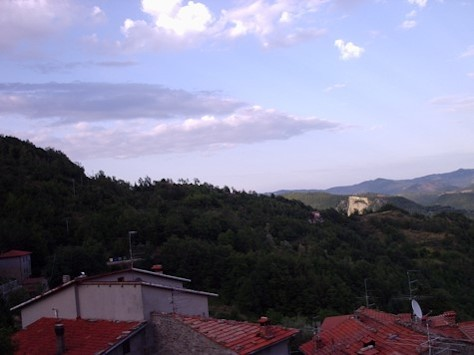
#> input picture Homo_Fabio/Picture1.jpg, 474 x 355 px
$ python do_mosaic.py
#> lines starting #> are read from the running program, lines starting #| are printed output that depends on the picture; after the words box and inside, x2 and y2 are one past the last pixel; in counts of white or black regions, pixels touching at a corner belong together
import cv2
import numpy as np


def do_mosaic(img1_path, img2_path, ratio_thresh=0.95,
              ransac_iters=2000, ransac_thresh=5.0):
    """
    Create a grayscale image mosaic from two images.

    Parameters
    ----------
    img1_path : str
        Path to first image.
    img2_path : str
        Path to second image.
    ratio_thresh : float
        Match quality threshold.
    ransac_iters : int
        Number of RANSAC iterations.
    ransac_thresh : float
        Inlier reprojection threshold.

    Returns
    -------
    mosaic : np.ndarray
        Final stitched grayscale mosaic.
    H : np.ndarray
        Estimated homography matrix.
    matches : np.ndarray
        Initial matches.
    inlier_matches : np.ndarray
        RANSAC inlier matches.
    """
#> called with img1_path = 'Picture1.jpg', img2_path = 'Picture2.jpg', ratio_thresh = 0.95, ransac_iters = 2000, ransac_thresh = 5

    # ---------------------------------------------------------
    # Load images
    # ---------------------------------------------------------
    im1 = cv2.imread(img1_path)
#> im1 is the input picture: shape (355, 474, 3); mean B, G, R 138.4, 116.6, 118.7
    im2 = cv2.imread(img2_path)
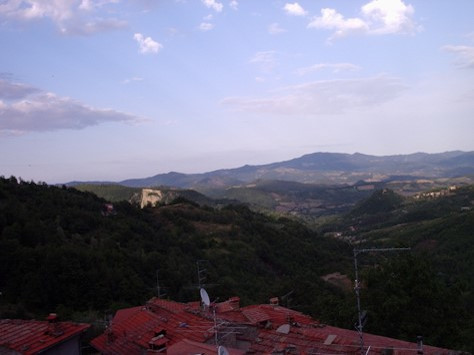
#> input picture Homo_Fabio/Picture2.jpg, 474 x 355 px
#> im2 is the input picture: shape (355, 474, 3); mean B, G, R 130.2, 111.9, 113

    if im1 is None or im2 is None:
        raise ValueError("Could not load one or both images.")

    i1 = cv2.cvtColor(im1, cv2.COLOR_BGR2GRAY).astype(np.float32)
    i2 = cv2.cvtColor(im2, cv2.COLOR_BGR2GRAY).astype(np.float32)
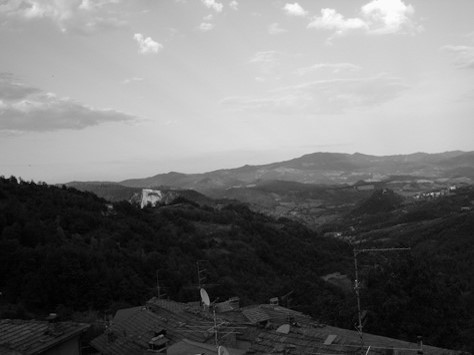
#> i2: shape (355, 474) float32; min 0, max 255, mean 114.3

    # ---------------------------------------------------------
    # SIFT
    # ---------------------------------------------------------
    sift = cv2.SIFT_create()

    kp1, d1 = sift.detectAndCompute(i1.astype(np.uint8), None)
#> kp1 = 323 keypoints; strongest (x, y, size): (231, 191, 1.9), (138, 184, 2.1), (163, 180, 2), (90, 172, 8)
    kp2, d2 = sift.detectAndCompute(i2.astype(np.uint8), None)
#> kp2 = 262 keypoints; strongest (x, y, size): (18, 181, 2), (142, 206, 2), (452, 188, 2.3), (13, 179, 3.9)

    f1 = np.array([[k.pt[0], k.pt[1], k.size, k.angle] for k in kp1])
#> f1 = 323 rows, first 6: [5.61, 132.9, 5.06, 275.6], [12.75, 135.6, 1.97, 283.6], [16.4, 317.5, 2.57, 93.18], [17.91, 311.7, 4.9, 19.46], [20.33, 322.1, 2.26, 357], [21.94, 137.1, 5.01, 287.3]
    f2 = np.array([[k.pt[0], k.pt[1], k.size, k.angle] for k in kp2])
#> f2 = 262 rows, first 6: [2.63, 321.1, 1.95, 82.26], [6.83, 176.5, 3.35, 280.5], [13.13, 178.7, 3.89, 259.7], [13.13, 178.7, 3.89, 305.5], [18.49, 181.5, 1.98, 336.6], [21.48, 104.7, 8.86, 69.77]

    # ---------------------------------------------------------
    # Distance matrix
    # ---------------------------------------------------------
    m = pairwise_distances(d1, d2)

    # ---------------------------------------------------------
    # Matching
    # ---------------------------------------------------------
    mm = get_matches(m)

    mm = mm[mm[:, 2] < ratio_thresh]

    # ---------------------------------------------------------
    # RANSAC Homography
    # ---------------------------------------------------------
    H, mm_inliers = ransac_homography(
        f1, f2, mm,
        max_iter=ransac_iters,
        th=ransac_thresh
    )

    # ---------------------------------------------------------
    # Warp images
    # ---------------------------------------------------------
    sz_o = i2.shape

    b_o = np.array([
        [0, 0, 1],
        [sz_o[1], 0, 1],
        [0, sz_o[0], 1],
        [sz_o[1], sz_o[0], 1]
    ])

    i1n, i1n_mask, b_ = transform_img(i1, H, b_o)
    i2n, i2n_mask, _ = transform_img(i2, np.eye(3), b_)

    # ---------------------------------------------------------
    # Reinhard intensity normalization
    # ---------------------------------------------------------
    mosaic = reinhard(i1n.copy(), i1n_mask, i2n, i2n_mask)

    # ---------------------------------------------------------
    # Blend
    # ---------------------------------------------------------
    overlap = i1n_mask & i2n_mask
    mosaic[overlap] = (i1n[overlap] + i2n[overlap]) * 0.5

    i2_only = (~i1n_mask) & i2n_mask
    mosaic[i2_only] = i2n[i2_only]

    mosaic = np.clip(mosaic, 0, 255).astype(np.uint8)

    return mosaic, H, mm, mm_inliers


# =====================================================================
# Utilities
# =====================================================================

def pairwise_distances(a, b):
    aa = np.sum(a * a, axis=1)[:, None]
#> aa = 323 values, max 263431 at index 134, min 260705 at index 100, mean 262090.5
    bb = np.sum(b * b, axis=1)[None, :]
    ab = a @ b.T
    return np.sqrt(np.maximum(aa + bb - 2 * ab, 0))
#> in do_mosaic, `m = pairwise_distances(d1, d2)`:
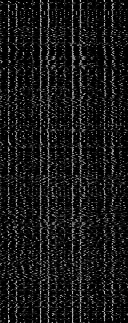
#> d1: shape (323, 128) float32; min 0, max 212, mean 23.6


def get_matches(m):
    r = np.zeros(m.shape[0], dtype=bool)
    c = np.zeros(m.shape[1], dtype=bool)

    l = min(m.shape)
#> l = 262
    mm = []

    flat_idx = np.argsort(m, axis=None)
    i, j = np.unravel_index(flat_idx, m.shape)

    for ii, jj in zip(i, j):
        if not r[ii] and not c[jj]:
            r[ii] = True
            c[jj] = True
            mm.append([ii, jj])

        if len(mm) >= l:
            break
#> this loop made 21737 passes
#> (ii, jj) on passes 1 to 3: (285, 87), (246, 48), (185, 17)
#> after the loop, mm = 262 pairs, first value 1 to 322, second value 0 to 261

    mm = np.array(mm)

    scores = []

    for k in range(len(mm)):
        ii, jj = mm[k]

        v = m[ii, jj]

        aux_r = m[ii].copy()
        aux_r[aux_r < v] = np.inf
        aux_r[jj] = np.inf
        vr = np.min(aux_r)

        aux_c = m[:, jj].copy()
        aux_c[aux_c < v] = np.inf
        aux_c[ii] = np.inf
        vc = np.min(aux_c)

        scores.append(2 * v / (vr + vc))
#> this loop made 262 passes
#> (ii, jj, v, vr, vc) on passes 1 to 3: (285, 87, 23.83, 121.1, 108.6), (246, 48, 27.84, 69.97, 75.85), (185, 17, 30.2, 96.5, 113.1)
#> after the loop, scores = 262 values, max 0.999 at index 247, min 0.126 at index 6, mean 0.795

    scores = np.array(scores)

    mm = np.column_stack([mm, scores])
#> mm = 262 rows, first 8: [285, 87, 0.207], [246, 48, 0.382], [185, 17, 0.288], [281, 86, 0.377], [217, 33, 0.291], [210, 28, 0.198], [268, 72, 0.126], [241, 43, 0.147]

    mm = mm[np.argsort(mm[:, 2])]
#> mm = 262 rows, first 8: [268, 72, 0.126], [241, 43, 0.147], [261, 67, 0.148], [236, 39, 0.155], [237, 40, 0.165], [216, 32, 0.169], [272, 79, 0.178], [287, 90, 0.18]
#> in do_mosaic, `mm = mm[mm[:, 2] < ratio_thresh]`: mm = 140 rows, first 8: [268, 72, 0.126], [241, 43, 0.147], [261, 67, 0.148], [236, 39, 0.155], [237, 40, 0.165], [216, 32, 0.169], [272, 79, 0.178], [287, 90, 0.18]

    return mm


def data_normalize(pts):
    c = np.mean(pts[:2], axis=1)

    s = np.sqrt(2) / np.mean(
        np.sqrt((pts[0] - c[0]) ** 2 + (pts[1] - c[1]) ** 2)
    )

    T = np.array([
        [s, 0, -c[0] * s],
        [0, s, -c[1] * s],
        [0, 0, 1]
    ])

    return T


def compute_homography(pts1, pts2):
    T1 = data_normalize(pts1)
    T2 = data_normalize(pts2)

    npts1 = T1 @ pts1
    npts2 = T2 @ pts2

    l = npts1.shape[1]

    A = []

    for k in range(l):
        x1, y1, w1 = npts1[:, k]
        x2, y2, w2 = npts2[:, k]

        A.append([0, 0, 0,
                  -w2 * x1, -w2 * y1, -w2 * w1,
                  y2 * x1, y2 * y1, y2 * w1])

        A.append([w2 * x1, w2 * y1, w2 * w1,
                  0, 0, 0,
                  -x2 * x1, -x2 * y1, -x2 * w1])

    A = np.array(A)

    _, D, Vt = np.linalg.svd(A)

    H = Vt[-1].reshape(3, 3)

    H = np.linalg.inv(T2) @ H @ T1

    return H / H[2, 2], D


def get_inliers(pt1, pt2, H, th, idx):

    idx = idx.astype(int)

    p1 = pt1[:, idx[:, 0]]
    p2 = pt2[:, idx[:, 1]]

    p2_ = H @ p1
    p2_ = p2_[:2] / p2_[2]

    err2 = np.sum((p2_ - p2[:2]) ** 2, axis=0)

    Hinv = np.linalg.inv(H)

    p1_ = Hinv @ p2
    p1_ = p1_[:2] / p1_[2]

    err1 = np.sum((p1_ - p1[:2]) ** 2, axis=0)

    err = err1 + err2

    return np.where(err < th)[0]


def steps(pps, inl, p):
    e = 1 - inl
    return np.log(1 - p) / np.log(1 - (1 - e) ** pps)


def ransac_homography(pts1, pts2, mm,
                      max_iter=2000,
                      th=5,
                      p=0.99,
                      pps=4):

#> called with pts1 = array of shape (323, 4), pts2 = array of shape (262, 4), mm = array of shape (140, 3), max_iter = 2000, th = 5, p = 0.99, pps = 4
    pt1 = np.column_stack([
        pts1[:, :2],
        np.ones(len(pts1))
    ]).T

    pt2 = np.column_stack([
        pts2[:, :2],
        np.ones(len(pts2))
    ]).T

    midx = []
    Nc = max_iter

    for c in range(max_iter):

        sidx = np.random.choice(len(mm), pps, replace=False)

        H, D = compute_homography(
            pt1[:, mm[sidx, 0].astype(int)],
            pt2[:, mm[sidx, 1].astype(int)]
        )

        if D[-2] < 0.1:
            continue

        nidx = get_inliers(pt1, pt2, H, th, mm[:, :2])

        if len(nidx) > len(midx):
            midx = nidx

            inl_ratio = len(midx) / len(mm)

            Nc = steps(pps, inl_ratio, p)

        if c > Nc:
            break
#> this loop made 207 passes
#> (sidx, T1 in compute_homography, T2 in compute_homography, D, inl_ratio, e in steps) on pass 1: ([45, 59, 7, 50], [[0.0192, 0, -7.21], [0, 0.0192, -4.55], [0, 0, 1]], [[0.0198, 0, -3.29], [0, 0.0198, -4.54], [0, 0, 1]], [5.5, 3.7, 2.73, 2.5, 1.93, 1.73, 0.675, 0.219], 0.314, 0.686)
#> (sidx, T1 in compute_homography, T2 in compute_homography, D, nidx) on passes 2 to 3: ([55, 122, 92, 6], [[0.0137, 0, -3.81], [0, 0.0137, -3.05], [0, 0, 1]], [[0.00999, 0, -2.09], [0, 0.00999, -2.07], [0, 0, 1]], [4.92, 3.14, 2.5, 2.16, 2.14, 1.64, 1.13, 0.0613], [6, 55, 92, 122]), ([70, 123, 62, 80], [[0.0139, 0, -2.93], [0, 0.0139, -3.49], [0, 0, 1]], [[0.0182, 0, -1.85], [0, 0.0182, -4.22], [0, 0, 1]], [4.29, 3.22, 3.11, 2.36, 2.06, 1.66, 1.04, 0.266], [62, 64, 70, 80, 85, 123])

    mm_inliers = mm[midx]

    H, _ = compute_homography(
        pt1[:, mm_inliers[:, 0].astype(int)],
        pt2[:, mm_inliers[:, 1].astype(int)]
    )

    return H, mm_inliers


def transform_img(im, H, b_o):

    sz = im.shape

    b = np.array([
        [0, 0, 1],
        [sz[1], 0, 1],
        [0, sz[0], 1],
        [sz[1], sz[0], 1]
    ]).T

    b_ = (H @ b).T
    b_ = b_ / b_[:, [2]]

    c = np.array([
        np.floor(np.min(np.vstack([b_, b_o]), axis=0)),
        np.ceil(np.max(np.vstack([b_, b_o]), axis=0))
    ])

    sz_ = (
        int(c[1, 1] - c[0, 1]),
        int(c[1, 0] - c[0, 0])
    )

    T = np.array([
        [1, 0, -c[0, 0]],
        [0, 1, -c[0, 1]],
        [0, 0, 1]
    ])

    H_ = T @ H
    H_inv = np.linalg.inv(H_)

    im_ = np.zeros(sz_, dtype=np.float32)
    mask_ = np.zeros(sz_, dtype=bool)

    for x_ in range(sz_[1]):
        for y_ in range(sz_[0]):

            pt = H_inv @ np.array([x_, y_, 1])

            x = pt[0] / pt[2]
            y = pt[1] / pt[2]

            xf = int(np.floor(x))
            yf = int(np.floor(y))

            xc = xf + 1
            yc = yf + 1

            if (xf < 0 or xc >= sz[1] or
                    yf < 0 or yc >= sz[0]):
                continue

            mask_[y_, x_] = True

            im_[y_, x_] = (
                im[yf, xf] * (xc - x) * (yc - y) +
                im[yc, xc] * (x - xf) * (y - yf) +
                im[yf, xc] * (x - xf) * (yc - y) +
                im[yc, xf] * (xc - x) * (y - yf)
            )
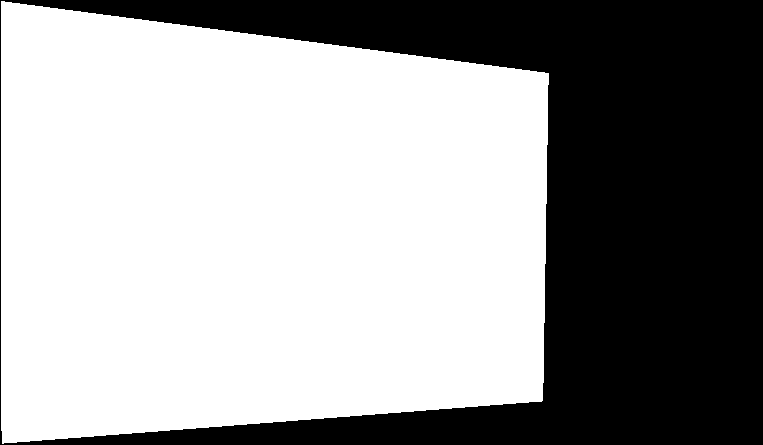
#> mask_: shape (445, 763) bool; 61.9% white; 1 black region, box (x1, y1, x2, y2) and area: (0, 0, 763, 445) 129408
#> after the loop in transform_img (call 2), `for x_ in range(sz_[1]):`:
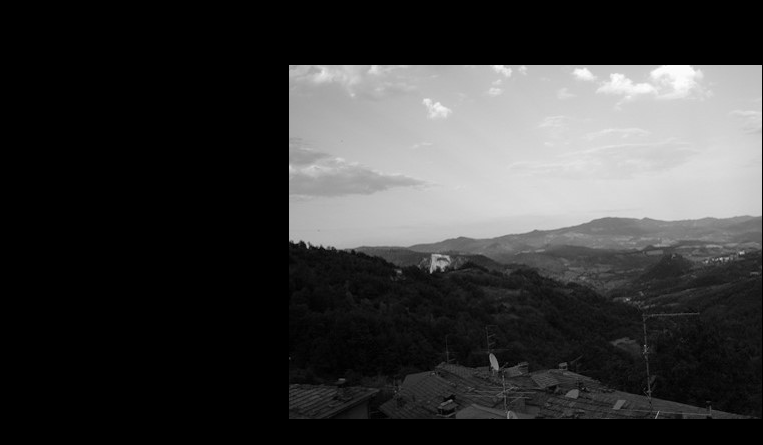
#> im_: shape (445, 763) float32; min 0, max 255, mean 56.5
#> after the loop in transform_img (call 2), `for x_ in range(sz_[1]):`:
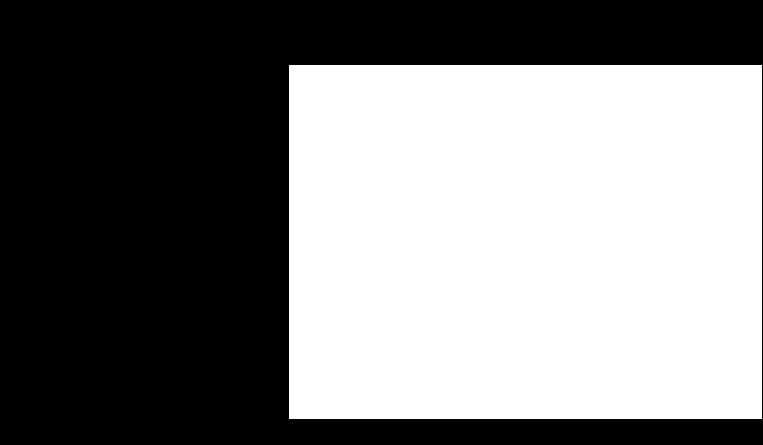
#> mask_: shape (445, 763) bool; 49.3% white; 1 white region, box (x1, y1, x2, y2) and area: (289, 65, 762, 419) 167442

    return im_, mask_, b_


def reinhard(i1n, i1n_mask, i2n, i2n_mask):

    mu1 = np.mean(i1n[i1n_mask])
    sigma1 = np.std(i1n[i1n_mask])

    mu2 = np.mean(i2n[i2n_mask])
    sigma2 = np.std(i2n[i2n_mask])

    aux = i1n[i1n_mask]
    aux = (aux - mu1) / sigma1 * sigma2 + mu2

    i1n[i1n_mask] = aux

    return i1n


if __name__ == "__main__":
    mosaic, H, matches, inliers = do_mosaic(
        'Picture1.jpg',
        'Picture2.jpg'
    )
#> in do_mosaic, `overlap = i1n_mask & i2n_mask`: overlap: shape (445, 763) bool; 26.1% white; 1 white region, box (x1, y1, x2, y2) and area: (289, 65, 549, 419) 88702
#> in do_mosaic, `i2_only = (~i1n_mask) & i2n_mask`: i2_only: shape (445, 763) bool; 23.2% white; 1 white region, box (x1, y1, x2, y2) and area: (324, 65, 762, 419) 78740
#> in do_mosaic, `mosaic[i2_only] = i2n[i2_only]`:
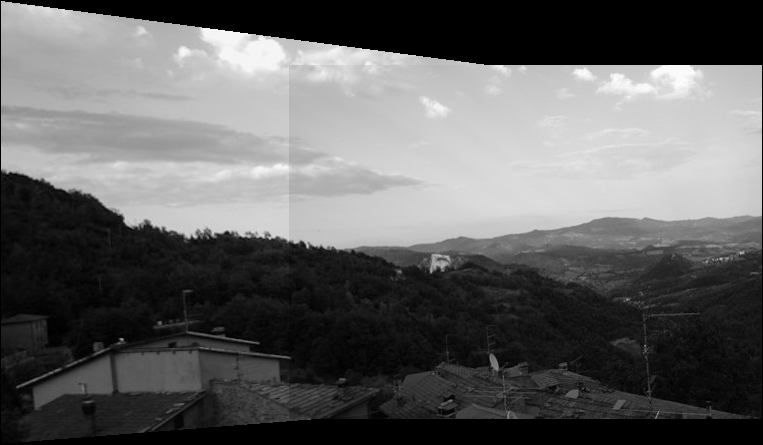
#> mosaic: shape (445, 763) float32; min 0, max 255, mean 96.6


    # Save result
    cv2.imwrite("mosaic_result_picture.jpg", mosaic)

    # Optional: display with matplotlib
    import matplotlib.pyplot as plt

    plt.figure(figsize=(12, 8))
    plt.imshow(mosaic, cmap='gray')
    plt.axis('off')
    plt.show()
